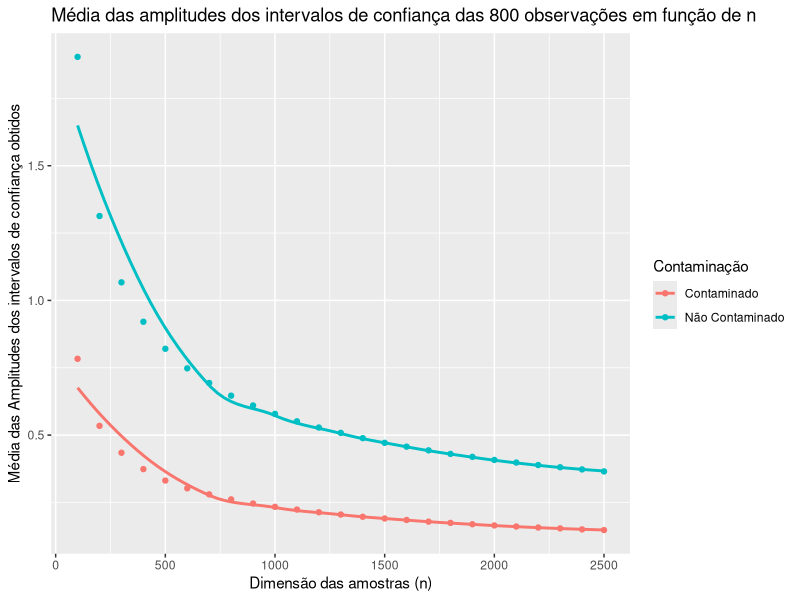
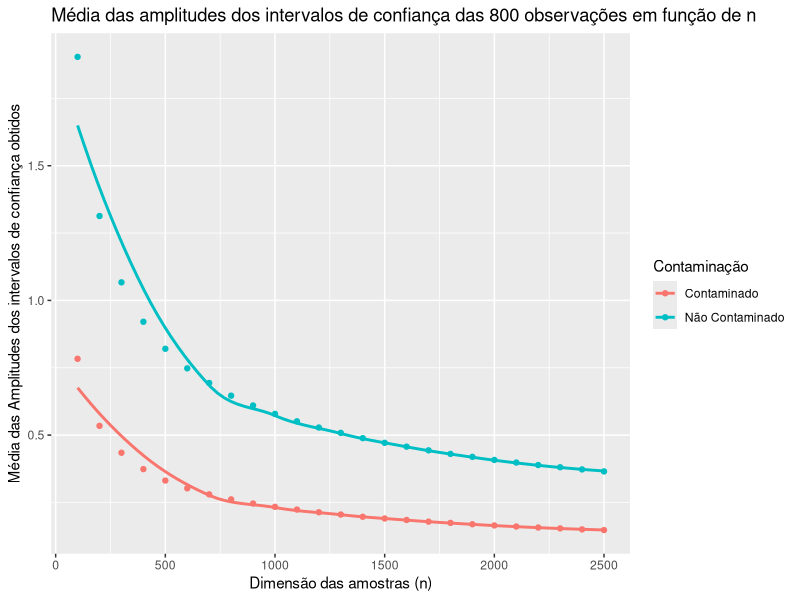

Reproduce these figures in R, in order.
#install.packages("ggplot2") #Install packages, using Netherlands CRAN mirror
#install.packages("dplyr")
library("dplyr")
library("ggplot2") #Link library
set.seed(341)
m = 800
minn=100
maxnn=2500
lambda = 5.54
lambdac= 0.51
alpha=0.001
alphapercentile=alpha/2 #1-alpha=0.999 therefore we can be assure we are in the 99.5 th percentile
mean0=rep(0,m)
amplitude=rep(0,m)
amplitudemean=rep(0, 25)
cmean0=rep(0,m)
camplitude=rep(0,m)
camplitudemean=rep(0, 25)
ninterval=seq(from = minn, to= maxnn, by =100)
for(n in ninterval){
	for (i in 1:m){ #generate regular observations
		normal=rexp(n,lambda)
		fullycontaminated=rexp(n,lambdac)
		partialcontaminated=normal
		for(a in 1:n*0.15){
			partialcontaminated[a]=fullycontaminated[a]	
		}
	
		mean0[i]=mean(normal)
                cmean0[i]=mean(partialcontaminated)
	}
	s=mean0
	cs=cmean0
        amplitude <- qt(1-alphapercentile,df=n-1)/(s*sqrt(n))
	camplitude <- qt(1-alphapercentile,df=n-1)/(cs*sqrt(n))
	amplitudemean[n/100]=mean(amplitude)
	camplitudemean[n/100]=mean(camplitude)
	print(n) #Added in order to be sure the script was indeed running
	print(amplitudemean[n/100])
}

df.amplitudemean <- as.data.frame(amplitudemean)
print(df.amplitudemean)
df.amplitudemean  <- cbind(df.amplitudemean, Contaminação="Não Contaminado") #label dataframe
df.amplitudemean  <- cbind(df.amplitudemean, n=ninterval)
df.camplitudemean <- as.data.frame(camplitudemean)
print(df.camplitudemean)
df.camplitudemean  <- cbind(df.camplitudemean, Contaminação="Contaminado")
df.camplitudemean  <- cbind(df.camplitudemean, n=ninterval)
print(df.camplitudemean)
colnames(df.camplitudemean)=c("amplitudemean","Contaminação", "n")
print(df.camplitudemean)
print(df.amplitudemean)
df.compact <- union(df.amplitudemean, df.camplitudemean) 
print(df.compact)
plot <- ggplot(df.compact, aes(x=n, y=amplitudemean, colour=Contaminação))
plot <- plot + geom_point()+stat_smooth(method="auto", se=FALSE, fullrange=TRUE)
plot <- plot + ggtitle("Média das amplitudes dos intervalos de confiança das 800 observações em função de n") + ylab("Média das Amplitudes dos intervalos de confiança obtidos") + xlab("Dimensão das amostras (n)") #add title and rename y and x axis
print(plot)
ggsave("module10.png", plot = plot, device=png, width=14) #save plot
